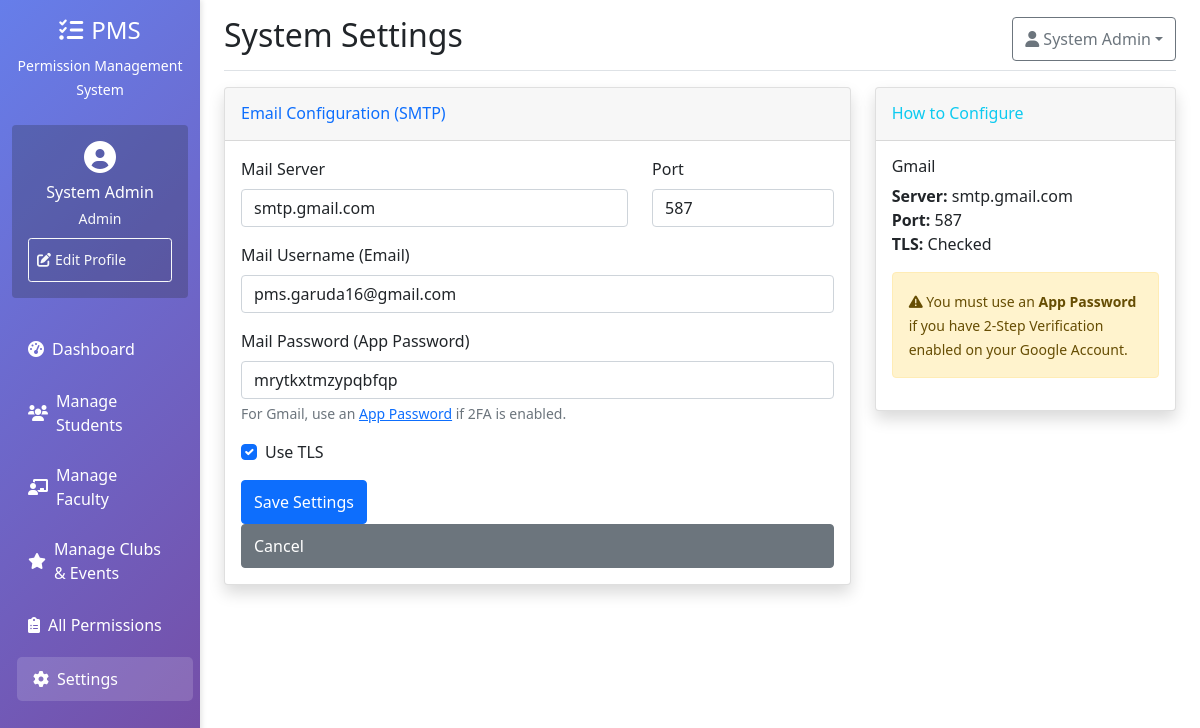
/admin/settings (signed in), run on the app's committed database.
### models.py (models this page shows, shortened)
class User(UserMixin, db.Model):
    id = db.Column(db.Integer, primary_key=True)
    roll_no = db.Column(db.String(20), unique=True, nullable=True)
    email = db.Column(db.String(120), unique=True, nullable=False)
    password_hash = db.Column(db.String(256))
    first_name = db.Column(db.String(50))
    last_name = db.Column(db.String(50))
    role = db.Column(db.String(20), nullable=False)  # admin, hod, faculty, student
    department = db.Column(db.String(100))
    section = db.Column(db.String(10))
    phone = db.Column(db.String(15))
    is_verified = db.Column(db.Boolean, default=False)
    otp = db.Column(db.String(6))
    otp_expiry = db.Column(db.DateTime)
    is_blocked = db.Column(db.Boolean, default=False)
    incharge_department = db.Column(db.String(50)) # e.g., 'CSE'
    incharge_section = db.Column(db.String(10))    # e.g., 'A'
    created_at = db.Column(db.DateTime, default=datetime.utcnow)
    permissions = db.relationship('Permission', backref='student_ref', lazy=True, foreign_keys='Permission.student_id')
    approved_permissions = db.relationship('Permission', backref='approver_ref', lazy=True, foreign_keys='Permission.approved_by')
    def is_admin(self):
        return self.role == 'admin'
    def get_full_name(self):
        return f"{self.first_name} {self.last_name}"

class SystemConfig(db.Model):
    id = db.Column(db.Integer, primary_key=True)
    key = db.Column(db.String(50), unique=True, nullable=False)
    value = db.Column(db.String(255), nullable=True)
    updated_at = db.Column(db.DateTime, default=datetime.utcnow, onupdate=datetime.utcnow)

### app.py (the view, shortened to what this page needs)
@app.route('/admin/settings', methods=['GET', 'POST'])
@login_required
def admin_settings():
    if not current_user.is_admin():
        flash('Access denied', 'danger')
        return redirect(url_for('index'))
    settings = {}
    configs = SystemConfig.query.all()
    for config in configs:
        settings[config.key] = config.value
    return render_template('admin/settings.html', settings=settings)

### app.py (called while the page is built)
@login_manager.user_loader
def load_user(user_id):
    return User.query.get(int(user_id))

### templates/admin/settings.html (shortened to what this page needs)
{% extends "base.html" %}
{% block page_title %}System Settings{% endblock %}
{% block content %}
<div class="row">
    <div class="col-md-8">
        <div class="card shadow mb-4">
            <div class="card-header py-3">
                <h6 class="m-0 font-weight-bold text-primary">Email Configuration (SMTP)</h6>
            </div>
            <div class="card-body">
                <form method="POST">
                    <div class="row mb-3">
                        <div class="col-md-8">
                            <label class="form-label">Mail Server</label>
                            <input type="text" class="form-control" name="mail_server"
                                value="{{ settings.get('MAIL_SERVER', 'smtp.gmail.com') }}" required>
                        </div>
                        <div class="col-md-4">
                            <label class="form-label">Port</label>
                            <input type="number" class="form-control" name="mail_port"
                                value="{{ settings.get('MAIL_PORT', '587') }}" required>
                        </div>
                    </div>
                    <div class="mb-3">
                        <label class="form-label">Mail Username (Email)</label>
                        <input type="email" class="form-control" name="mail_username"
                            value="{{ settings.get('MAIL_USERNAME', '') }}" required>
                    </div>
                    <div class="mb-3">
                        <label class="form-label">Mail Password (App Password)</label>
                        <input type="text" class="form-control" name="mail_password"
                            value="{{ settings.get('MAIL_PASSWORD', '') }}" required>
                        <div class="form-text">For Gmail, use an <a href="https://myaccount.google.com/apppasswords"
                                target="_blank">App Password</a> if 2FA is enabled.</div>
                    </div>
                    <div class="mb-3 form-check">
                        <input type="checkbox" class="form-check-input" id="tls" name="mail_use_tls" {% if
                            settings.get('MAIL_USE_TLS')=='True' %}checked{% endif %}>
                        <label class="form-check-label" for="tls">Use TLS</label>
                    </div>
                    <button type="submit" class="btn btn-primary">Save Settings</button>
                    <a href="{{ url_for('admin_dashboard') }}" class="btn btn-secondary">Cancel</a>
                </form>
            </div>
        </div>
    </div>
    <div class="col-md-4">
        <div class="card shadow mb-4">
            <div class="card-header py-3">
                <h6 class="m-0 font-weight-bold text-info">How to Configure</h6>
            </div>
            <div class="card-body">
                <h6 class="font-weight-bold">Gmail</h6>
                <p>
                    <strong>Server:</strong> smtp.gmail.com<br>
                    <strong>Port:</strong> 587<br>
                    <strong>TLS:</strong> Checked
                </p>
                <div class="alert alert-warning">
                    <small><i class="fas fa-exclamation-triangle"></i> You must use an <strong>App Password</strong> if
                        you have 2-Step Verification enabled on your Google Account.</small>
                </div>
            </div>
        </div>
    </div>
</div>
{% endblock %}

### templates/base.html (shortened to what this page needs)
<!DOCTYPE html>
<html lang="en">
<head>
    <link href="https://cdn.jsdelivr.net/npm/bootstrap@5.1.3/dist/css/bootstrap.min.css" rel="stylesheet">
    <link href="https://cdnjs.cloudflare.com/ajax/libs/font-awesome/6.0.0/css/all.min.css" rel="stylesheet">
    <link href="{{ url_for('static', filename='css/style.css') }}" rel="stylesheet">
</head>
<body>
    {% if current_user.is_authenticated %}
    <div class="container-fluid">
        <div class="row">
            <nav class="col-md-3 col-lg-2 d-md-block sidebar collapse" id="sidebar">
                <div class="position-sticky pt-3">
                    <div class="text-center text-white mb-4 d-none d-md-block">
                        <h4><i class="fas fa-tasks me-2"></i>PMS</h4>
                        <small>Permission Management System</small>
                    </div>
                    <div class="text-center text-white mb-4 p-3 bg-dark bg-opacity-25 rounded">
                        <div class="mb-2">
                            <i class="fas fa-user-circle fa-2x"></i>
                        </div>
                        <h6 class="mb-1">{{ current_user.get_full_name() }}</h6>
                        <small class="text-light">{{ current_user.role|title }}</small>
                        <div class="mt-2">
                            <a href="{{ url_for('edit_profile') }}" class="btn btn-outline-light btn-sm">
                                <i class="fas fa-edit me-1"></i>Edit Profile
                            </a>
                        </div>
                    </div>
                    <ul class="nav flex-column">
                        {% if current_user.is_admin() %}
                        <li class="nav-item">
                            <a class="nav-link {% if request.endpoint == 'admin_dashboard' %}active{% endif %}"
                                href="{{ url_for('admin_dashboard') }}">
                                <i class="fas fa-tachometer-alt me-2"></i>Dashboard
                            </a>
                        </li>
                        <li class="nav-item">
                            <a class="nav-link {% if request.endpoint == 'manage_students' %}active{% endif %}"
                                href="{{ url_for('manage_students') }}">
                                <i class="fas fa-users me-2"></i>Manage Students
                            </a>
                        </li>
                        <li class="nav-item">
                            <a class="nav-link {% if request.endpoint == 'manage_faculty' %}active{% endif %}"
                                href="{{ url_for('manage_faculty') }}">
                                <i class="fas fa-chalkboard-teacher me-2"></i>Manage Faculty
                            </a>
                        </li>
                        <li class="nav-item">
                            <a class="nav-link {% if request.endpoint == 'manage_clubs' %}active{% endif %}"
                                href="{{ url_for('manage_clubs') }}">
                                <i class="fas fa-star me-2"></i>Manage Clubs & Events
                            </a>
                        </li>
                        <li class="nav-item">
                            <a class="nav-link {% if request.endpoint == 'admin_permissions' %}active{% endif %}"
                                href="{{ url_for('admin_permissions') }}">
                                <i class="fas fa-clipboard-list me-2"></i>All Permissions
                            </a>
                        </li>
                        <li class="nav-item">
                            <a class="nav-link {% if request.endpoint == 'admin_settings' %}active{% endif %}"
                                href="{{ url_for('admin_settings') }}">
                                <i class="fas fa-cog me-2"></i>Settings
                            </a>
                        </li>
                        {% endif %}
                    </ul>
                </div>
            </nav>
            <main class="col-md-9 ms-sm-auto col-lg-10 px-md-4">
                <div
                    class="d-none d-md-flex justify-content-between flex-wrap flex-md-nowrap align-items-center pt-3 pb-2 mb-3 border-bottom">
                    <h1 class="h2">{% block page_title %}Dashboard{% endblock %}</h1>
                    <div class="btn-toolbar mb-2 mb-md-0">
                        <div class="dropdown">
                            <button class="btn btn-outline-secondary dropdown-toggle" type="button" id="userDropdown"
                                data-bs-toggle="dropdown">
                                <i class="fas fa-user me-1"></i>{{ current_user.get_full_name() }}
                            </button>
                        </div>
                    </div>
                </div>
                {% block content %}{% endblock %}
            </main>
        </div>
    </div>
    {% else %}
    {% block auth_content %}{% endblock %}
    {% endif %}
</body>
</html>

### static/css/style.css (style rules this page uses)
.sidebar { box-shadow: 2px 0 5px rgba(0,0,0,0.1); }
.btn, .nav-link { min-height: 44px; display: flex; align-items: center; }

### templates/base.html (style rules this page uses)
.sidebar { min-height: 100vh; background: linear-gradient(135deg, #667eea 0%, #764ba2 100%); transition: all 0.3s; }
.sidebar .nav-link { color: #fff; margin: 5px 0; border-radius: 5px; transition: all 0.3s; }
.sidebar .nav-link:hover, .sidebar .nav-link.active { background: rgba(255, 255, 255, 0.15); transform: translateX(5px); }

### data on the page
User: get_full_name "System Admin", role "Admin"
SystemConfig: mail_server "smtp.gmail.com"
SystemConfig: mail_port "587"
SystemConfig: mail_username "pms.garuda16@gmail.com"
SystemConfig: mail_password "mrytkxtmzypqbfqp"
SystemConfig: value "☑"
